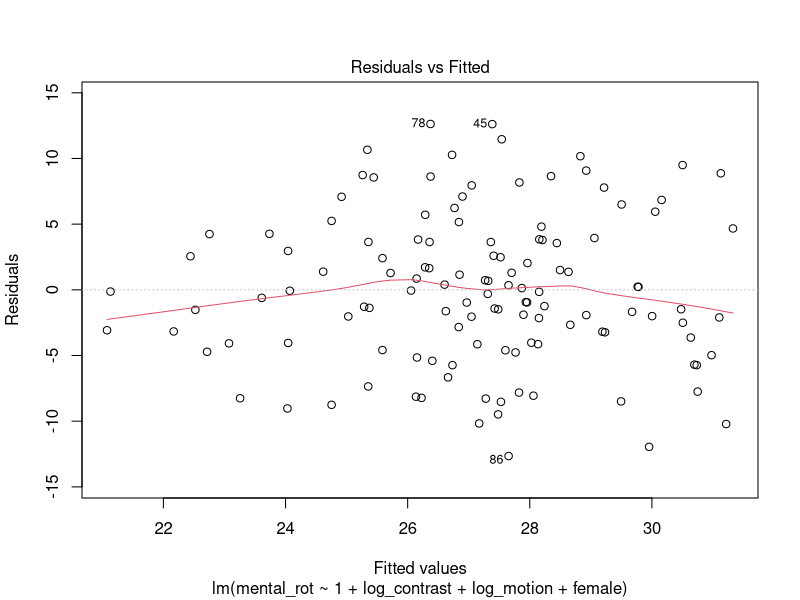
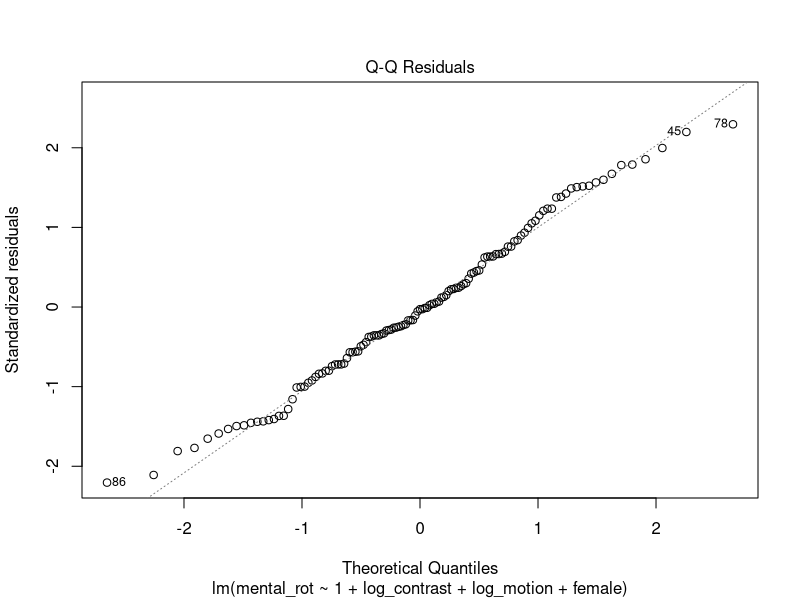
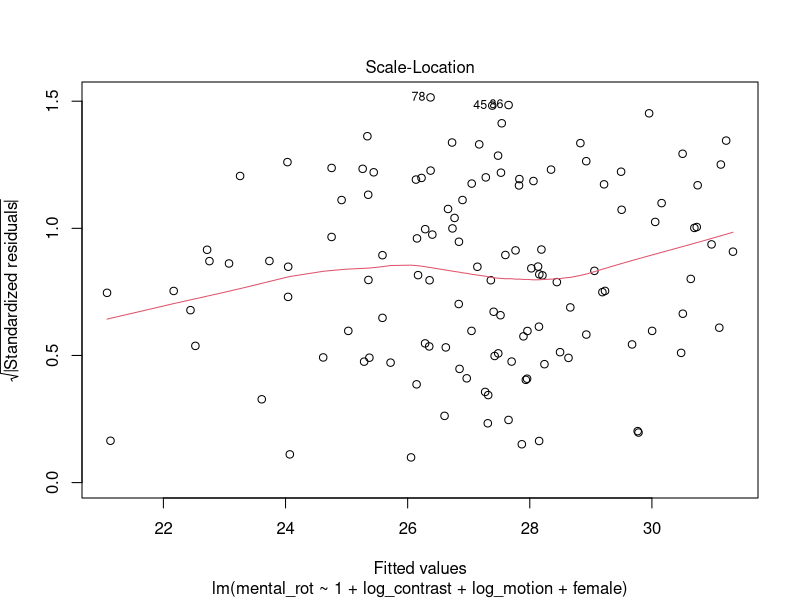
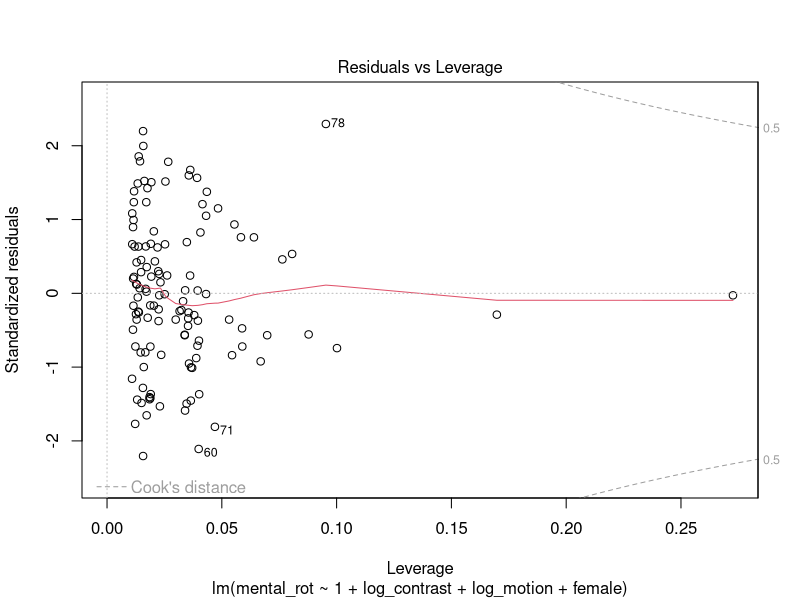

Write the R code that produced these figures, in order.
## ---- chunk 1
set.seed(1234)
n_boots <- 10000
library(tidyverse) # For pipe '%>%'
## ---- chunk 2
df <- readr::read_csv(file.path("csv/mr-contr-motion-sex.csv"))

# Requires all variables be numeric so we recode Sex with Female = 1, Male = 0.
df <- df %>%
  dplyr::mutate(., female = if_else(Sex == "Female", 1, 0)) %>%
  dplyr::select(., mental_rot, log_contrast, log_motion, female)
## ---- chunk 3
df <- df %>%
  #dplyr::mutate(., female_motion = female * log_motion) %>%
  #dplyr::select(., mental_rot, log_contrast, log_motion, female, female_motion) %>%
  dplyr::select(., mental_rot, log_contrast, log_motion, female)
## ---- chunk 4
predictors <- names(df)[2:length(df)] 
## ---- chunk 5
eigen(cor(df))
## ---- chunk 6
fit1 <- lm(mental_rot ~ 1 + log_contrast + log_motion + female, data = df)
summary(fit1)
plot(fit1) # residual plots for OLS; use <Return> key to cycle through plots in console.
## ---- chunk 7
fit2 <- psych::corr.test(df)
print(fit2)
## ---- chunk 8
# First up is the RWA function for a traditional multiple regression analysis
multRegress <- function(mydata) {
  numVar <<- NCOL(mydata)
  Variables <<- names(mydata)[2:numVar]
  
  mydata <- cor(mydata, use = "pairwise.complete.obs")
  RXX <- mydata[2:numVar, 2:numVar]
  RXY <- mydata[2:numVar, 1]
  
  RXX.eigen <- eigen(RXX)
  D <- diag(RXX.eigen$val)
  delta <- sqrt(D)
  
  lambda <- RXX.eigen$vec %*% delta %*% t(RXX.eigen$vec)
  lambdasq <- lambda ^ 2
  beta <- solve(lambda) %*% RXY
  rsquare <<- sum(beta ^ 2)
  
  RawWgt <- lambdasq %*% beta ^ 2
  import <- (RawWgt / rsquare) * 100
  
  result <<-
    data.frame(Variables,
               Raw.RelWeight = RawWgt,
               Rescaled.RelWeight = import)
}

# Next up, are functions for the bootstrapping options
multBootstrap <- function(mydata, indices) {
  mydata <- mydata[indices, ]
  multWeights <- multRegress(mydata)
  return(multWeights$Raw.RelWeight)
}

multBootrand <- function(mydata, indices) {
  mydata <- mydata[indices, ]
  multRWeights <- multRegress(mydata)
  multReps <- multRWeights$Raw.RelWeight
  randWeight <- multReps[length(multReps)]
  randStat <- multReps[-(length(multReps))] - randWeight
  return(randStat)
}

multBootcomp <- function(mydata, indices, pred_index = 1) {
  mydata <- mydata[indices, ]
  multCWeights <- multRegress(mydata)
  multCeps <- multCWeights$Raw.RelWeight
  comp2Stat <-
    multCeps - multCeps[pred_index] # Need to change the number in brackets to reflect which predictor is focal
  comp2Stat <-
    comp2Stat[-pred_index] # # If 1st predictor, then [1], if the 3rd predictor, then [3]
  predictors2 <<-
    predictors[-pred_index] # Change number in all three lines (88:90) of code
  return(comp2Stat)
}

mybootci <- function(x, FUN2 = multBootcomp) {
  boot::boot.ci(multBoot,
          conf = 0.95,
          type = "bca",
          index = x) # using bias corrected and accelerated CIs
}

runBoot <- function(num) {
  INDEX <- 1:num
  test <- lapply(INDEX, FUN = mybootci)
  test2 <- t(sapply(test, '[[', i = 4)) #extracts confidence interval
  CIresult <<-
    data.frame(Variables,
               CI.Lower.Bound = test2[, 4],
               CI.Upper.Bound = test2[, 5])
}

myRbootci <- function(x) {
  boot::boot.ci(multRBoot,
          conf = 0.95,
          type = "bca",
          index = x)
}

runRBoot <- function(num) {
  INDEX <- 1:num
  test <- lapply(INDEX, FUN = myRbootci)
  test2 <- t(sapply(test, '[[', i = 4))
  CIresult <<-
    data.frame(predictors,
               CI.Lower.Bound = test2[, 4],
               CI.Upper.Bound = test2[, 5])
}

myCbootci <- function(x) {
  boot::boot.ci(multC2Boot,
          conf = 0.95,
          type = "bca",
          index = x)
}

runCBoot <- function(num) {
  INDEX <- 1:num
  test <- lapply(INDEX, FUN = myCbootci)
  test2 <- t(sapply(test, '[[', i = 4))
  CIresult <<-
    data.frame(predictors2,
               CI.Lower.Bound = test2[, 4],
               CI.Upper.Bound = test2[, 5])
}

myGbootci <- function(x) {
  boot::boot.ci(groupBoot,
          conf = 0.95,
          type = "bca",
          index = x)
}

runGBoot <- function(num) {
  INDEX <- 1:num
  test <- lapply(INDEX, FUN = myGbootci)
  test2 <- t(sapply(test, '[[', i = 4))
  CIresult <<-
    data.frame(predictors,
               CI.Lower.Bound = test2[, 4],
               CI.Upper.Bound = test2[, 5])
}
## ---- chunk 9
multRegress(df)
(RW.Results <-
    result) # create new objects that saves results of RW analysis.
# using the () just tells R to print the results and create the object.

(RSQ.Results <- rsquare)
## ---- chunk 10
#Bootstrapped Confidence interval around the individual relative weights
#Please be patient -- This can take a few minutes to run
multBoot <-
  boot::boot(df, multBootstrap, n_boots) # n_boots is the # of replications;
# you can change to other values.
multci <- boot::boot.ci(multBoot, conf = 0.95, type = "bca")
runBoot(length(df[, 2:numVar]))
CI.Results <- CIresult

#Bootstrapped Confidence interval tests of Significance
#Please be patient -- This can take a few minutes to run
randVar <- rnorm(nrow(df[, 1]), 0, 1)
randData <- cbind(df, randVar)
multRBoot <- boot::boot(randData, multBootrand, n_boots)
multRci <- boot::boot.ci(multRBoot, conf = 0.95, type = "bca")
runRBoot(length(randData[, 2:(numVar - 1)]))
CI.Significance <- CIresult
## ---- chunk 11
#R-squared For the Model
RSQ.Results

#The Raw and Rescaled Weights
RW.Results

#BCa Confidence Intervals around the raw weights
CI.Results

#BCa Confidence Interval Tests of significance
#If Zero is not included, Weight is Significant
CI.Significance
## ---- chunk 12
multBootcomp_contrast <- function(mydata, indices) {
  multBootcomp(mydata, indices, 1)
}
#Bootstrapped Confidence interval comparing 2 variables
#Please be patient -- This can take a few minutes to run
multC2Boot <- boot::boot(df, multBootcomp_contrast, n_boots)
multC2ci <- boot::boot.ci(multC2Boot, conf = 0.95, type = "bca")
runCBoot(numVar - 2)
(CI.Predictor.Comparison <- CIresult)
## ---- chunk 13
multBootcomp_motion <- function(mydata, indices) {
  multBootcomp(mydata, indices, 2)
}
#Bootstrapped Confidence interval comparing 2 variables
#Please be patient -- This can take a few minutes to run
multC2Boot <- boot::boot(df, multBootcomp_motion, n_boots)
multC2ci <- boot::boot.ci(multC2Boot, conf = 0.95, type = "bca")
runCBoot(numVar - 2)
(CI.Predictor.Comparison <- CIresult)
## ---- chunk 14
multBootcomp_female <- function(mydata, indices) {
  multBootcomp(mydata, indices, 3)
}
#Bootstrapped Confidence interval comparing 2 variables
#Please be patient -- This can take a few minutes to run
multC2Boot <- boot::boot(df, multBootcomp_female, n_boots)
multC2ci <- boot::boot.ci(multC2Boot, conf = 0.95, type = "bca")
runCBoot(numVar - 2)
(CI.Predictor.Comparison <- CIresult)
